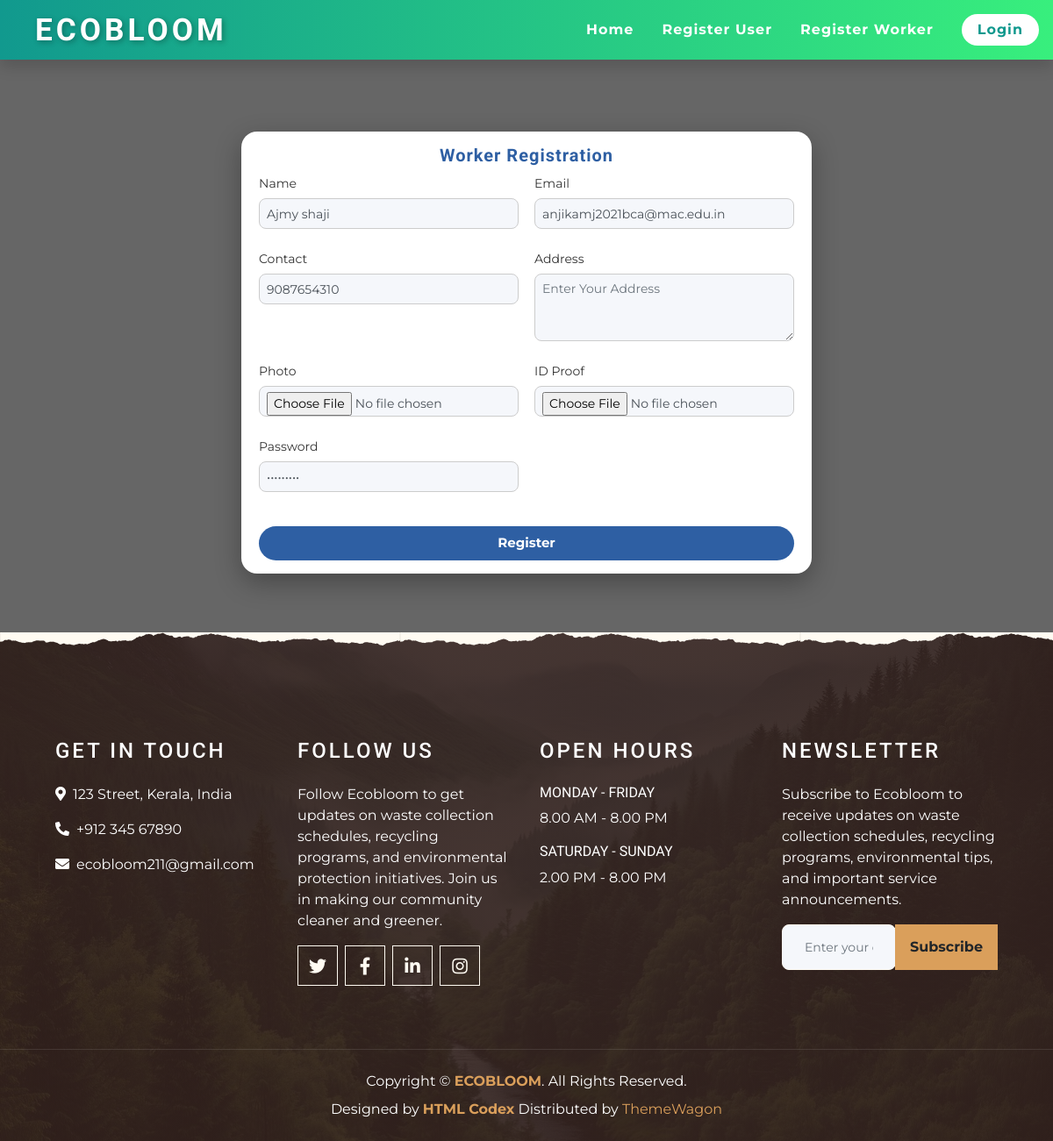
Screenshot of /editworker/4 with the database file from the repository.
### Guest/models.py (models this page shows)
class tbl_worker(models.Model):
    worker_name=models.CharField(max_length=50)
    worker_email=models.CharField(max_length=50)
    worker_contact=models.CharField(max_length=50)
    worker_address=models.CharField(max_length=50)
    worker_photo=models.FileField(upload_to='Assets/workerDocs/')
    worker_password=models.CharField(max_length=50)
    worker_proof=models.FileField(upload_to='Assets/workerDocs/')
    worker_status=models.IntegerField(default=0)
    worker_latitude=models.CharField(max_length=50,null=True)
    worker_longitude=models.CharField(max_length=50,null=True)
    worker_curr_city=models.CharField(max_length=50,null=True)

### Guest/views.py (the view)
# urls.py: path('editworker/<int:wid>',views.editworker,name="editworker"),
def editworker(request,wid):
    editworker=tbl_worker.objects.get(id=wid)
    if request.method=="POST":
        Name=request.POST.get("txt_name")
        Email=request.POST.get("txt_email")
        Contact=request.POST.get("txt_contact")
        Address=request.POST.get("txt_address")
        Photo=request.FILES.get("txt_photo")
        Proof=request.FILES.get("txt_proof")
        Password=request.POST.get("txt_password")
        editworker.worker_name=Name
        editworker.worker_email=Email
        editworker.worker_contact=Contact
        editworker.worker_address=Address
        editworker.worker_photo=Photo
        editworker.worker_proof=Proof
        editworker.worker_password=Password
        if Photo:
            editworker.worker_photo=Photo
        if Proof:
            editworker.worker_proof=Proof
        editworker.save()
        return redirect("Guest:WorkerRegistration")
    else:
        return render(request,"Guest/WorkerRegistration.html/",{'editworker':editworker})

### Guest/Templates/Guest/WorkerRegistration.html (shortened to what this page needs)
{% extends 'Guest/Head.html' %}
{% block content %}
<div class="worker-wrapper">
    <div class="worker-card">
        <h2>Worker Registration</h2>
        <form method="post" enctype="multipart/form-data">
            <div class="form-group">
                <label>Name</label>
                <input type="text" name="txt_name" placeholder="Enter Your Name"
                title="Name Allows Only Alphabets,Spaces and First Letter Must Be Capital Letter"
                pattern="^[A-Z]+[a-zA-Z ]*$"
                class="form-control"
                       value="{{editworker.worker_name}}" required>
            </div>
            <div class="form-group">
                <label>Email</label>
                <input type="email" name="txt_email" placeholder="Enter Your Email"  class="form-control"
                       value="{{editworker.worker_email}}" required>
            </div>
            <div class="form-group">
                <label>Contact</label>
                <input type="text" name="txt_contact" placeholder="Enter Your Contact Number"
                pattern="[7-9]{1}[0-9]{9}"
                title="Phone number with 7-9 and remaing 9 digit with 0-9" minlength="10" maxlength="10"
                class="form-control"
                       value="{{editworker.worker_contact}}" required>
            </div>
            <div class="form-group">
                <label>Address</label>
                <textarea name="txt_address" rows="3" placeholder="Enter Your Address" class="form-control" required></textarea>
            </div>
            <div class="form-group">
                <label>Photo</label>
                <input type="file" name="txt_photo" class="form-control" required>
            </div>
            <div class="form-group">
                <label>ID Proof</label>
                <input type="file" name="txt_proof" class="form-control" required>
            </div>
            <div class="form-group">
                <label>Password</label>
                <input type="password" name="txt_password" placeholder="Enter Your Password"
                pattern="(?=.*\d)(?=.*[a-z])(?=.*[A-Z]).{8,}"
                title="Must contain at least one number and one uppercase and lowercase letter, and at least 8 or more characters"
                required name="txt_pass"
                class="form-control"
                       value="{{editworker.worker_password}}" required>
            </div>
            <button type="submit" class="btn-worker">Register</button>
        </form>
    </div>
</div>
{% endblock content %}

### Guest/Templates/Guest/Head.html (style rules this page uses)
body { margin: 0; padding: 0; }

### Guest/Templates/Guest/WorkerRegistration.html (style rules this page uses)
body { margin: 0; padding: 0; min-height: auto; background: linear-gradient(rgba(0,0,0,0.6), rgba(0,0,0,0.6)), url("https://i.pinimg.com/1200x/4d/b3/d8/4db3d8596a13d9b715261dabc8c1cec0.jpg") no-repeat center center/cover; }
.worker-wrapper { min-height: auto; display: flex; justify-content: center; align-items: flex-start; padding-top: 150px; padding-bottom: 20px; }
.worker-card { width: 650px; padding: 15px 20px; background: white; border-radius: 18px; box-shadow: 0 10px 30px rgba(0,0,0,0.3); }
.worker-card h2 { text-align: center; margin-bottom: 10px; font-size: 20px; letter-spacing: 1px; color: #2e5fa3; }
form { display: grid; grid-template-columns: 1fr 1fr; column-gap: 18px; row-gap: 8px; }
textarea { grid-column: 1 / span 2; }
.btn-worker { grid-column: 1 / span 2; }
.form-group label { display: block; margin-bottom: 6px; font-size: 14px; color: #333; }
.form-control { width: 100%; padding: 6px 8px; font-size: 14px; border-radius: 8px; border: 1px solid #ccc; outline: none; background: #f5f7fb; }
.btn-worker { width: 100%; padding: 8px; font-size: 15px; margin-top: 15px; border-radius: 30px; border: none; background: #2e5fa3; color: white; font-weight: bold; transition: 0.3s; cursor: pointer; }

### rows the page displays
tbl_worker: txt_name "Ajmy shaji", txt_email "anjikamj2021bca@mac.edu.in", txt_contact "9087654310"
